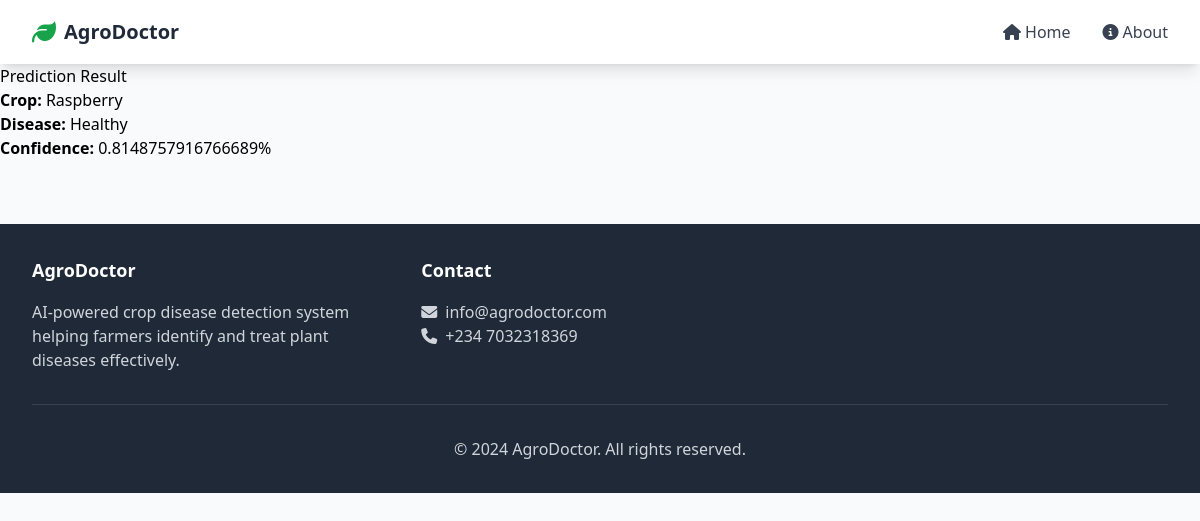
The app's page /result/1/ with its own data.
### doctor/models.py (models this page shows, shortened)
class Prediction(models.Model):
    image = models.ImageField(upload_to='predictions/', null=True, blank=True)
    predicted_crop = models.CharField(max_length=100)
    predicted_disease = models.CharField(max_length=200)
    confidence_score = models.FloatField()
    crop = models.ForeignKey(Crop, on_delete=models.SET_NULL, null=True, blank=True)
    disease = models.ForeignKey(Disease, on_delete=models.SET_NULL, null=True, blank=True)
    treatment = models.ForeignKey(Treatment, on_delete=models.SET_NULL, null=True, blank=True)
    actual_crop = models.CharField(max_length=100, blank=True)
    actual_disease = models.CharField(max_length=200, blank=True)
    is_correct = models.BooleanField(null=True, blank=True)
    created_at = models.DateTimeField(auto_now_add=True)
    class Meta:
        ordering = ['-created_at']
        verbose_name = "Prediction Result"
        verbose_name_plural = "Prediction Results"

### doctor/views.py (the view)
# urls.py: path('result/<int:prediction_id>/', views.prediction_result, name='prediction_result'),
def prediction_result(request, prediction_id):
    try:
        prediction = Prediction.objects.get(id=prediction_id)
        treatments = [prediction.treatment] if prediction.treatment else []
        tips = prediction.crop.tips.all() if prediction.crop else []
        return render(request, 'doctor/prediction_result.html', {
            'prediction': prediction,
            'treatments': treatments,
            'crop_tips': tips,
            'title': f'Prediction Result - {prediction.predicted_crop}'
        })
    except Prediction.DoesNotExist:
        messages.error(request, 'Prediction not found.')
        return redirect('home')
    except Exception as e:
        logger.error(f"Error displaying prediction result: {e}")
        messages.error(request, 'An error occurred while displaying the result.')
        return redirect('home')

### templates/doctor/prediction_result.html (shortened to what this page needs)
{% extends "base.html" %}
{% block content %}
<h1>Prediction Result</h1>
<div>
  <p><strong>Crop:</strong> {{ prediction.predicted_crop }}</p>
  <p><strong>Disease:</strong> {{ prediction.predicted_disease }}</p>
  <p><strong>Confidence:</strong> {{ prediction.confidence_score }}%</p>
</div>
{% endblock %}

### records on screen
Prediction: predicted_crop "Raspberry", predicted_disease "Healthy", confidence_score "0.8148757916766689"
